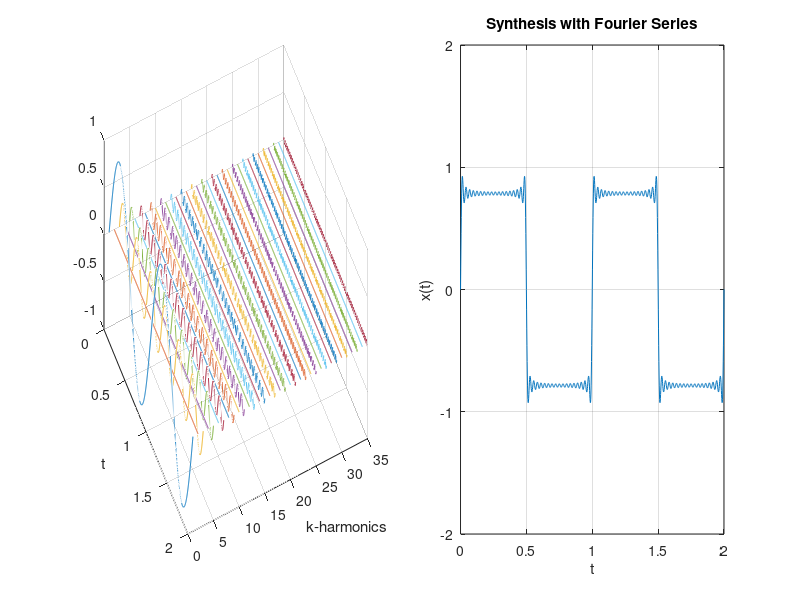

MATLAB code to generate this figure:
% SiSy Lab2A : 3D plot for Fourier Series exercise
% ================================================
clear all, close all, clc;

% PARAMETERS
T = 1 ;             % period
M = 35;             % number of harmonics
tstep = T/(M*20);   % time resolution, such that highest harmonic has 20 points/period
t = 0:tstep:2*T;    % time vector with 2 complete periods of periodic function

% FUNCTIONS
% initialise a variable before using it within loop
x_t = zeros(1,length(t));   % vector to store sum of harmonics
M_t = zeros(M,length(t));   % matrix to store single harmonics
a_k = zeros(1,M);           % amplitude sinus coefficients
b_k = zeros(1,M);           % amplitude cosinus coefficients

% Open figure with specific
% Position Property: [left bottom width height]
scrsz = get(groot,'ScreenSize'); 
figure('Position',[1 0.6*scrsz(4) 0.8*scrsz(3) 0.3*scrsz(4)])

for k=1:M
    
	% Define Fourier coeffs
	if (mod(k,2))
        b_k(k) =  1/k;
	end
   
	% calculate single harmonic
    M_t(k,:) = a_k(k)*cos(2*pi*k*t/T) + b_k(k)*sin(2*pi*k*t/T);
    
    % Calculate sum of harmonics x_t 
    x_t = x_t + M_t(k,:);
    
    % plot single harmonics
    subplot(121),plot3(t,k*ones(1,length(t)),M_t(k,:))
       grid on,hold on,view(65,50);
       xlabel('t'),ylabel('k-harmonics')
    
    % plot new sum, plus define appropriated axis()
    subplot(122),plot(t,x_t),grid on, axis([0,2*T,-2,2])
        xlabel('t'),ylabel('x(t)')
    
    % before next iteration
    pause(0.2);
end
title('Synthesis with Fourier Series')


